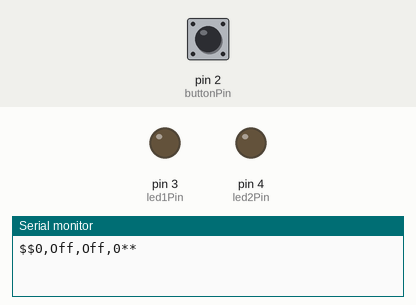
A sketch run on a simulated Arduino Uno, built with avr-gcc and run on an emulated ATmega328P. Parts: output pins drawn as LEDs (lit = HIGH), the last lines printed to the serial monitor. The test bench sets the inputs (shaded band); at power-on: pin 2 (buttonPin) HIGH.

Above: at 1.2 s.
1.3 s: pin 2 (buttonPin) pulled LOW for 0.15 s
At 1.8 s:
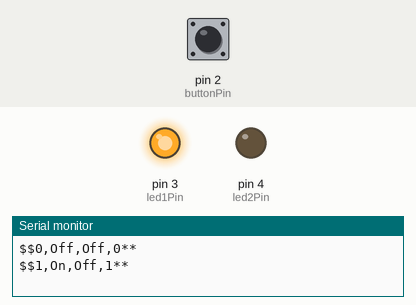
2.9 s: pin 2 (buttonPin) pulled LOW for 1 s
At 4.2 s:
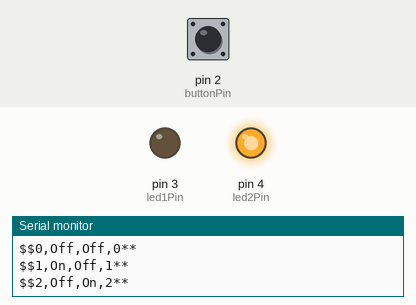
5.4 s: pin 2 (buttonPin) pulled LOW for 0.15 s
At 6.1 s:
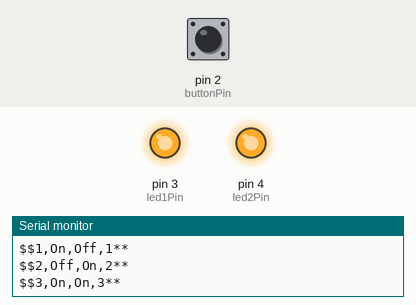
7.0 s: pin 2 (buttonPin) pulled LOW for 3.2 s
At 7.3 s:
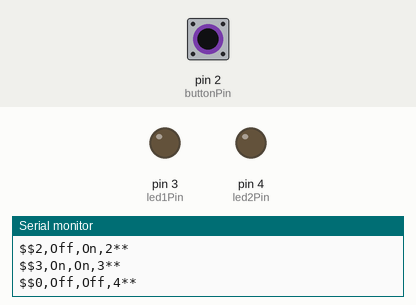
Timing chart, 0 to 10.0 s (numbered marks = the images above; inputs shaded):
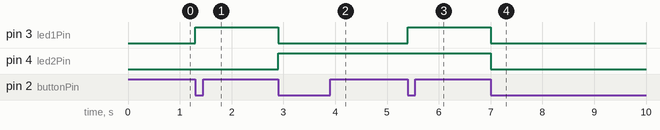

Measured:
- after the input at 1.3 s, pin 3 (led1Pin): LOW → HIGH at once
- after the input at 2.9 s, pin 3 (led1Pin): HIGH → LOW at once; pin 4 (led2Pin): LOW → HIGH at once
- after the input at 5.4 s, pin 3 (led1Pin): LOW → HIGH at once
- after the input at 7.0 s, pin 3 (led1Pin), pin 4 (led2Pin): HIGH → LOW at once

The sketch:

Arduino_serial.ino
```cpp
#include <Arduino.h>

const int buttonPin = 2;
const int led1Pin = 3;
const int led2Pin = 4;
volatile int systemState = 0;
int buttonPressCount = 0;

void setup() {
  pinMode(buttonPin, INPUT_PULLUP);
  pinMode(led1Pin, OUTPUT);
  pinMode(led2Pin, OUTPUT);

  attachInterrupt(digitalPinToInterrupt(buttonPin), buttonInterrupt, FALLING);

  Serial.begin(9600);
  sendStatus();
}

void loop() {
  // Your main code can go here if needed.
}

void buttonInterrupt() {
  systemState = (systemState + 1) % 4;
  buttonPressCount++; // Increment button press count
  updateLEDs();
  sendStatus();
}

void updateLEDs() {
  digitalWrite(led1Pin, (systemState & 0x01) ? HIGH : LOW);
  digitalWrite(led2Pin, (systemState & 0x02) ? HIGH : LOW);
}

void sendStatus() {
  Serial.print("$$");
  Serial.print(systemState);
  Serial.print(",");
  Serial.print((systemState & 0x01) ? "On" : "Off");
  Serial.print(",");
  Serial.print((systemState & 0x02) ? "On" : "Off");
  Serial.print(",");
  Serial.print(buttonPressCount);
  Serial.println("**");
}
```
